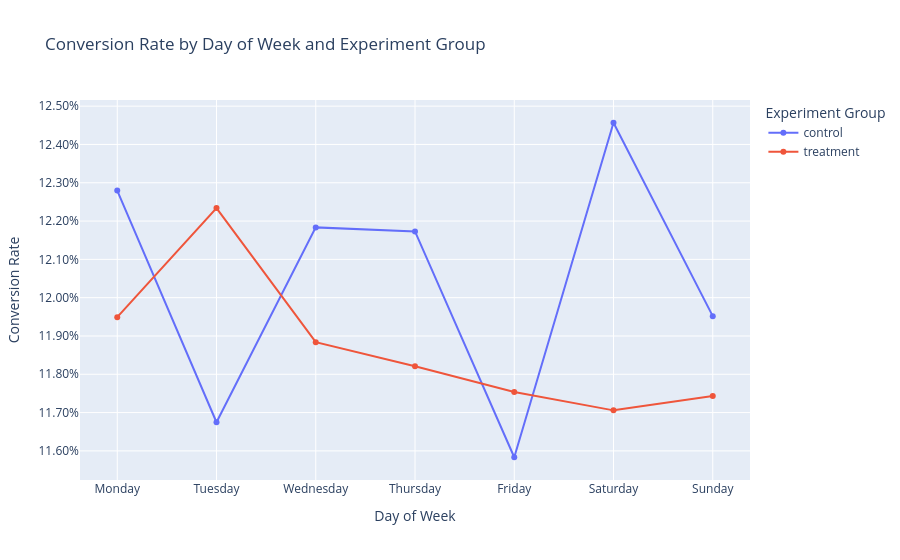

Notebook source saved alongside this figure:
### Markdown cell above
## Section 7 — Segmentation Analysis

Aggregate experiment results can hide important heterogeneity. A redesign that has no clear effect overall may still help some user segments and hurt others. If we look only at the top-line average, we can miss actionable patterns that matter for merchandising, personalization, device strategy, or rollout planning.

This connects to **Simpson's Paradox**, where an overall trend reverses or disappears after data are broken into meaningful subgroups. A classic example appears in university admissions analyses: a school can look biased against a group in the aggregate even when each department shows the opposite pattern, because applicants are distributed unevenly across departments with different selectivity levels. In experimentation, the same logic applies when traffic mix, geography, device type, or timing differs across subpopulations.

Because the Udacity dataset includes timestamps, we segment by **day of week** to check whether the redesign performs differently across temporal cohorts. This is a simple but realistic diagnostic because user intent and purchasing behavior often differ between weekdays and weekends.

### Code cell
# Initialize an empty placeholder for segmentation results.  
segment_results = pd.DataFrame()  # Create the object up front so later business-impact logic can reference it safely.

# Check whether the cleaned dataset includes a timestamp column for temporal segmentation.  
if 'timestamp' in df.columns:  # Proceed only if time data are available.
    # Create a day-of-week segment label from the timestamp.  
    df['day_of_week'] = df['timestamp'].dt.day_name()  # Convert timestamps into readable weekday names.

    # Aggregate conversion performance by day of week and experiment group.  
    segment_conversion = df.groupby(['day_of_week', 'group']).agg(users=('user_id', 'nunique'), conversions=('converted', 'sum')).reset_index()  # Summarize traffic and outcomes within each time segment.

    # Calculate conversion rates within each segment.  
    segment_conversion['conversion_rate'] = segment_conversion['conversions'] / segment_conversion['users']  # Express segment performance as percentages.

    # Define a business-friendly weekday order for plotting.  
    weekday_order = ['Monday', 'Tuesday', 'Wednesday', 'Thursday', 'Friday', 'Saturday', 'Sunday']  # Preserve the natural calendar order.

    # Cast day-of-week labels to an ordered categorical type.  
    segment_conversion['day_of_week'] = pd.Categorical(segment_conversion['day_of_week'], categories=weekday_order, ordered=True)  # Ensure the line chart follows the week chronologically.

    # Sort the segment table after applying the categorical order.  
    segment_conversion = segment_conversion.sort_values(['day_of_week', 'group'])  # Prepare a tidy ordered table for plotting and review.

    # Plot segmented conversion rates by day of week.  
    fig_segments = px.line(segment_conversion, x='day_of_week', y='conversion_rate', color='group', markers=True, title='Conversion Rate by Day of Week and Experiment Group', labels={'day_of_week': 'Day of Week', 'conversion_rate': 'Conversion Rate', 'group': 'Experiment Group'})  # Create the day-of-week segment chart.

    # Format the y-axis as percentages for readability.  
    fig_segments.update_yaxes(tickformat='.2%')  # Display segment conversion rates as percentages.

    # Render the segmentation chart.  
    fig_segments.show()  # Display the day-of-week segment performance chart.

    # Initialize a list to collect one z-test result per weekday.  
    segment_test_rows = []  # Store each segment's sample sizes, rates, and significance metrics.

    # Loop through each weekday segment in calendar order.  
    for day_name in weekday_order:  # Evaluate each temporal segment separately.
        # Subset the control rows for the current weekday.  
        control_segment = df[(df['group'] == 'control') & (df['day_of_week'] == day_name)]  # Filter control users within the current segment.

        # Subset the treatment rows for the current weekday.  
        treatment_segment = df[(df['group'] == 'treatment') & (df['day_of_week'] == day_name)]  # Filter treatment users within the current segment.

        # Skip segments that do not contain both groups.  
        if control_segment.empty or treatment_segment.empty:  # Avoid invalid tests in missing-data segments.
            continue  # Move to the next segment when one arm has no data.

        # Count conversions and users for the control segment.  
        control_segment_conversions = int(control_segment['converted'].sum())  # Count conversions in the control subset.
        control_segment_users = int(control_segment['user_id'].nunique())  # Count users in the control subset.

        # Count conversions and users for the treatment segment.  
        treatment_segment_conversions = int(treatment_segment['converted'].sum())  # Count conversions in the treatment subset.
        treatment_segment_users = int(treatment_segment['user_id'].nunique())  # Count users in the treatment subset.

        # Run a one-sided z-test for the current segment.  
        segment_z, segment_p = proportions_ztest([treatment_segment_conversions, control_segment_conversions], [treatment_segment_users, control_segment_users], alternative='larger')  # Test whether treatment outperforms control within the segment.

        # Compute segment-level conversion rates.  
        control_segment_rate = control_segment_conversions / control_segment_users  # Calculate the control conversion rate for the segment.
        treatment_segment_rate = treatment_segment_conversions / treatment_segment_users  # Calculate the treatment conversion rate for the segment.

        # Append the segment result as a dictionary.  
        segment_test_rows.append({'day_of_week': day_name, 'control_users': control_segment_users, 'treatment_users': treatment_segment_users, 'control_rate': control_segment_rate, 'treatment_rate': treatment_segment_rate, 'lift': treatment_segment_rate - control_segment_rate, 'z_statistic': segment_z, 'p_value': segment_p, 'significant_at_05': segment_p < 0.05})  # Capture the core metrics for the segment-level decision table.

    # Convert the collected dictionaries into a formatted DataFrame.  
    segment_results = pd.DataFrame(segment_test_rows)  # Build the final segmentation results table.

    # Apply percentage formatting-friendly rounding for human review.  
    display_columns = ['day_of_week', 'control_users', 'treatment_users', 'control_rate', 'treatment_rate', 'lift', 'z_statistic', 'p_value', 'significant_at_05']  # Define the visible column order.

    # Print the segmentation test table.  
    print(segment_results[display_columns].to_string(index=False))  # Display the segment-level comparison table.

    # Check whether any segment is significant when the aggregate result is not.  
    contradictory_segments = segment_results[segment_results['significant_at_05']]  # Identify segments with locally significant differences.

    # Print the segmentation take-away.  
    if contradictory_segments.empty:  # Handle the common case where no segment stands out.
        print("\nNo day-of-week segment shows a statistically significant treatment win at the 5% level that overturns the aggregate story.")  # State that segmentation does not materially change the headline decision.
    else:  # Handle the case where one or more segments appear locally significant.
        print(f"\n{contradictory_segments.shape[0]} segment(s) show a statistically significant treatment lift that deserves follow-up before a blanket launch decision.")  # Highlight segments that may warrant targeted rollout or additional analysis.
else:  # Provide a graceful fallback when timestamps are unavailable.
    print("No timestamp column is available, so day-of-week segmentation cannot be performed on this dataset.")  # Explain why the segmentation step is being skipped.

### Figure 1 — Plotly figure (JSON) as saved in the notebook; plotly's stock layout.template omitted (floating-point values rounded to 4 significant figures)
{"data": [{"hovertemplate": "Experiment Group=control<br>Day of Week=%{x}<br>Conversion Rate=%{y}<extra></extra>", "legendgroup": "control", "line": {"color": "#636efa", "dash": "solid"}, "marker": {"symbol": "circle"}, "mode": "lines+markers", "name": "control", "orientation": "v", "showlegend": true, "type": "scatter", "x": ["Monday", "Tuesday", "Wednesday", "Thursday", "Friday", "Saturday", "Sunday"], "xaxis": "x", "y": [0.1228, 0.1167, 0.1218, 0.1217, 0.1158, 0.1246, 0.1195], "yaxis": "y"}, {"hovertemplate": "Experiment Group=treatment<br>Day of Week=%{x}<br>Conversion Rate=%{y}<extra></extra>", "legendgroup": "treatment", "line": {"color": "#EF553B", "dash": "solid"}, "marker": {"symbol": "circle"}, "mode": "lines+markers", "name": "treatment", "orientation": "v", "showlegend": true, "type": "scatter", "x": ["Monday", "Tuesday", "Wednesday", "Thursday", "Friday", "Saturday", "Sunday"], "xaxis": "x", "y": [0.1195, 0.1223, 0.1188, 0.1182, 0.1175, 0.1171, 0.1174], "yaxis": "y"}], "layout": {"legend": {"title": {"text": "Experiment Group"}, "tracegroupgap": 0}, "title": {"text": "Conversion Rate by Day of Week and Experiment Group"}, "xaxis": {"anchor": "y", "domain": [0, 1], "title": {"text": "Day of Week"}}, "yaxis": {"anchor": "x", "domain": [0, 1], "tickformat": ".2%", "title": {"text": "Conversion Rate"}}}}
